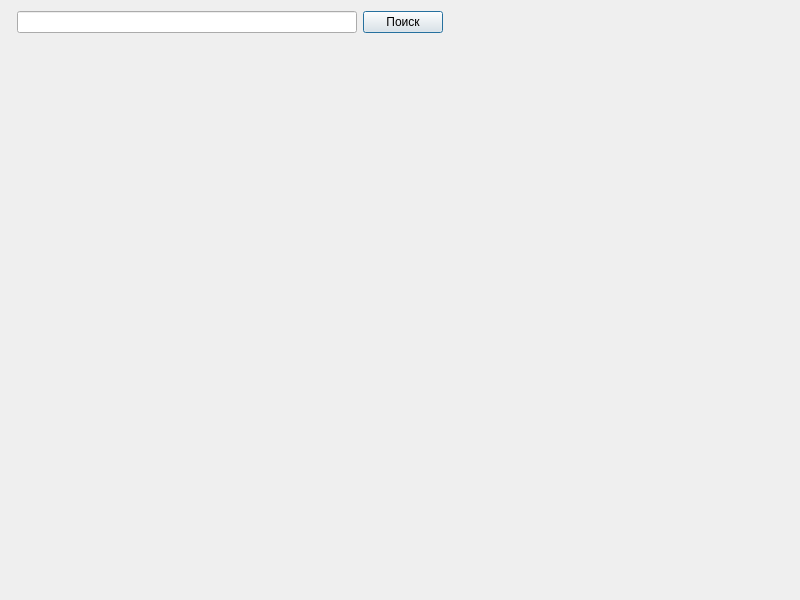
<?xml version="1.0" encoding="UTF-8"?>
<ui version="4.0">
 <class>SecondWindow</class>
 <widget class="QDialog" name="SecondWindow">
  <property name="geometry">
   <rect>
    <x>0</x>
    <y>0</y>
    <width>800</width>
    <height>600</height>
   </rect>
  </property>
  <property name="windowTitle">
   <string>Dialog</string>
  </property>
  <layout class="QGridLayout" name="gridLayout">
   <item row="0" column="1">
    <widget class="QLineEdit" name="find"/>
   </item>
   <item row="4" column="0" colspan="2">
    <spacer name="verticalSpacer">
     <property name="orientation">
      <enum>Qt::Vertical</enum>
     </property>
     <property name="sizeHint" stdset="0">
      <size>
       <width>20</width>
       <height>40</height>
      </size>
     </property>
    </spacer>
   </item>
   <item row="3" column="0" colspan="4">
    <layout class="QVBoxLayout" name="verticalLayout"/>
   </item>
   <item row="0" column="4">
    <spacer name="horizontalSpacer">
     <property name="orientation">
      <enum>Qt::Horizontal</enum>
     </property>
     <property name="sizeHint" stdset="0">
      <size>
       <width>40</width>
       <height>20</height>
      </size>
     </property>
    </spacer>
   </item>
   <item row="0" column="2">
    <widget class="QPushButton" name="pushButton">
     <property name="text">
      <string>Поиск</string>
     </property>
    </widget>
   </item>
  </layout>
 </widget>
 <resources/>
 <connections/>
</ui>
